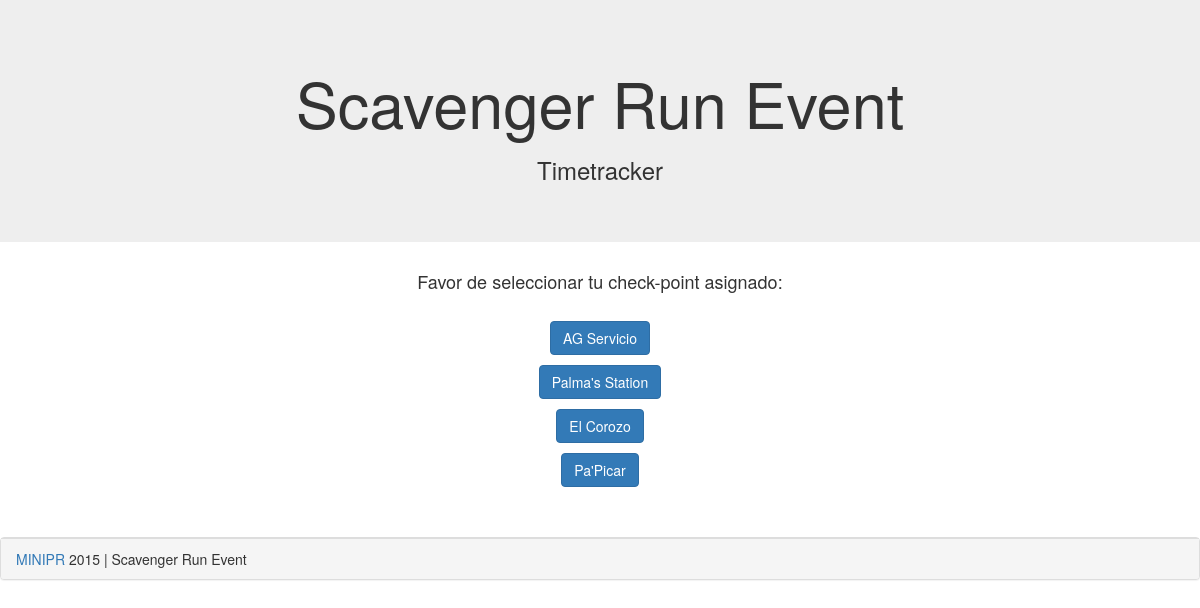
/, run on an earlier commit of the app's database.
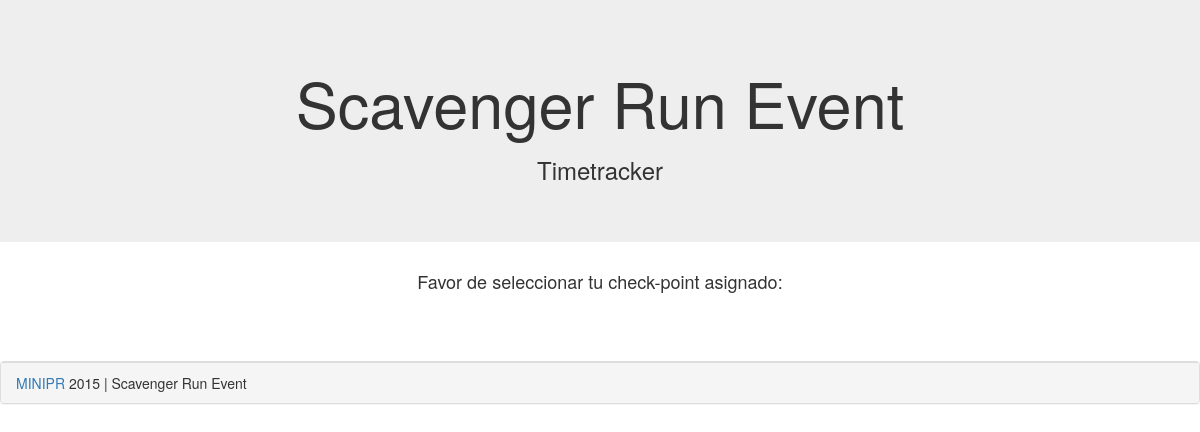
And on a later commit of the database.
### timetracker_app/models.py (models this page shows, shortened)
class CheckPoint(models.Model):
    id = models.IntegerField(unique=True, primary_key=True)
    place_name = models.CharField(verbose_name="Nombre Lugar", max_length=60)
    class Meta:
        verbose_name = "CheckPoint"
        verbose_name_plural = "CheckPoints"

### timetracker_app/views.py (the view)
# urls.py: url(r'^$', 'timetracker_app.views.welcome', name='welcome'),
def welcome(request):
    title = "Scavenger Run | TimeTracker"
    cps = CheckPoint.objects.all()
    context = {
        "title": title,
        "cps": cps
    }
    return render(request, "welcome.html", context)

### templates/welcome.html
{% extends "base.html" %}
{% load staticfiles %}
{% block content %}
<center>
    <div class="jumbotron">
        <h1>Scavenger Run Event</h1>
        <h3>Timetracker</h3>
    </div>
    <h4>Favor de seleccionar tu check-point asignado:</h4>
    <br>
    <div>
        {% for cp in cps %}
        <p><a class="btn btn-primary" type="button" href="{% url 'cp' cp.pk %}">{{ cp.place_name }}</a></p>
        {% endfor %}
    </div>
</center>
{% endblock %}

What changed in the data, as far as the page shows it:
removed CheckPoint: place_name "AG Servicio"
removed CheckPoint: place_name "Palma's Station"
removed CheckPoint: place_name "El Corozo"
removed CheckPoint: place_name "Pa'Picar"
